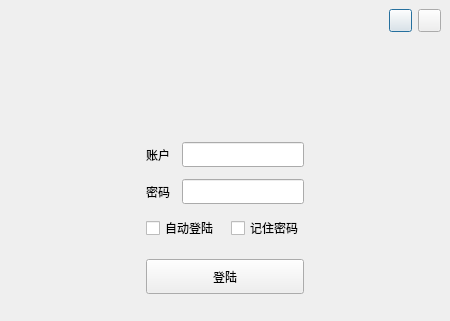
<?xml version="1.0" encoding="UTF-8"?>
<ui version="4.0">
 <class>logWidget</class>
 <widget class="QDialog" name="logWidget">
  <property name="geometry">
   <rect>
    <x>0</x>
    <y>0</y>
    <width>450</width>
    <height>321</height>
   </rect>
  </property>
  <property name="minimumSize">
   <size>
    <width>450</width>
    <height>321</height>
   </size>
  </property>
  <property name="maximumSize">
   <size>
    <width>450</width>
    <height>321</height>
   </size>
  </property>
  <property name="windowTitle">
   <string>Dialog</string>
  </property>
  <property name="styleSheet">
   <string notr="true"/>
  </property>
  <layout class="QVBoxLayout" name="verticalLayout_4">
   <property name="spacing">
    <number>6</number>
   </property>
   <property name="leftMargin">
    <number>0</number>
   </property>
   <property name="topMargin">
    <number>0</number>
   </property>
   <property name="rightMargin">
    <number>0</number>
   </property>
   <property name="bottomMargin">
    <number>0</number>
   </property>
   <item>
    <layout class="QVBoxLayout" name="verticalLayout_3">
     <item>
      <widget class="QWidget" name="widget" native="true">
       <property name="minimumSize">
        <size>
         <width>0</width>
         <height>130</height>
        </size>
       </property>
       <property name="maximumSize">
        <size>
         <width>16777215</width>
         <height>130</height>
        </size>
       </property>
       <property name="styleSheet">
        <string notr="true">background-image: url(:/image/logWidget/logBackground.jpg);</string>
       </property>
       <layout class="QHBoxLayout" name="horizontalLayout_7">
        <item>
         <layout class="QHBoxLayout" name="horizontalLayout_5">
          <item>
           <spacer name="horizontalSpacer_3">
            <property name="orientation">
             <enum>Qt::Horizontal</enum>
            </property>
            <property name="sizeHint" stdset="0">
             <size>
              <width>40</width>
              <height>20</height>
             </size>
            </property>
           </spacer>
          </item>
          <item>
           <layout class="QVBoxLayout" name="verticalLayout_2">
            <item>
             <layout class="QHBoxLayout" name="horizontalLayout_4">
              <item>
               <widget class="QPushButton" name="toMinButton">
                <property name="minimumSize">
                 <size>
                  <width>0</width>
                  <height>23</height>
                 </size>
                </property>
                <property name="maximumSize">
                 <size>
                  <width>23</width>
                  <height>16777215</height>
                 </size>
                </property>
                <property name="text">
                 <string/>
                </property>
               </widget>
              </item>
              <item>
               <widget class="QPushButton" name="closeButton">
                <property name="minimumSize">
                 <size>
                  <width>0</width>
                  <height>23</height>
                 </size>
                </property>
                <property name="maximumSize">
                 <size>
                  <width>23</width>
                  <height>16777215</height>
                 </size>
                </property>
                <property name="text">
                 <string/>
                </property>
               </widget>
              </item>
             </layout>
            </item>
            <item>
             <spacer name="verticalSpacer">
              <property name="orientation">
               <enum>Qt::Vertical</enum>
              </property>
              <property name="sizeHint" stdset="0">
               <size>
                <width>20</width>
                <height>40</height>
               </size>
              </property>
             </spacer>
            </item>
           </layout>
          </item>
         </layout>
        </item>
       </layout>
      </widget>
     </item>
     <item>
      <spacer name="verticalSpacer_3">
       <property name="orientation">
        <enum>Qt::Vertical</enum>
       </property>
       <property name="sizeHint" stdset="0">
        <size>
         <width>20</width>
         <height>40</height>
        </size>
       </property>
      </spacer>
     </item>
     <item>
      <layout class="QHBoxLayout" name="horizontalLayout_3">
       <property name="sizeConstraint">
        <enum>QLayout::SetMaximumSize</enum>
       </property>
       <item>
        <spacer name="horizontalSpacer">
         <property name="orientation">
          <enum>Qt::Horizontal</enum>
         </property>
         <property name="sizeHint" stdset="0">
          <size>
           <width>40</width>
           <height>20</height>
          </size>
         </property>
        </spacer>
       </item>
       <item>
        <layout class="QVBoxLayout" name="verticalLayout" stretch="0,0,0,0,0">
         <property name="spacing">
          <number>12</number>
         </property>
         <item>
          <layout class="QHBoxLayout" name="horizontalLayout">
           <item>
            <widget class="QLabel" name="label">
             <property name="text">
              <string>账户</string>
             </property>
            </widget>
           </item>
           <item>
            <widget class="QLineEdit" name="accountlineEdit">
             <property name="minimumSize">
              <size>
               <width>0</width>
               <height>25</height>
              </size>
             </property>
            </widget>
           </item>
          </layout>
         </item>
         <item>
          <layout class="QHBoxLayout" name="horizontalLayout_2">
           <item>
            <widget class="QLabel" name="label_2">
             <property name="text">
              <string>密码</string>
             </property>
            </widget>
           </item>
           <item>
            <widget class="QLineEdit" name="passwardlineEdit">
             <property name="minimumSize">
              <size>
               <width>0</width>
               <height>25</height>
              </size>
             </property>
            </widget>
           </item>
          </layout>
         </item>
         <item>
          <layout class="QHBoxLayout" name="horizontalLayout_6">
           <item>
            <widget class="QCheckBox" name="checkBox_1">
             <property name="text">
              <string>自动登陆</string>
             </property>
            </widget>
           </item>
           <item>
            <widget class="QCheckBox" name="checkBox_2">
             <property name="text">
              <string>记住密码</string>
             </property>
            </widget>
           </item>
          </layout>
         </item>
         <item>
          <spacer name="verticalSpacer_2">
           <property name="orientation">
            <enum>Qt::Vertical</enum>
           </property>
           <property name="sizeHint" stdset="0">
            <size>
             <width>20</width>
             <height>40</height>
            </size>
           </property>
          </spacer>
         </item>
         <item>
          <widget class="QPushButton" name="logButton">
           <property name="minimumSize">
            <size>
             <width>0</width>
             <height>35</height>
            </size>
           </property>
           <property name="text">
            <string>登陆</string>
           </property>
          </widget>
         </item>
        </layout>
       </item>
       <item>
        <spacer name="horizontalSpacer_2">
         <property name="orientation">
          <enum>Qt::Horizontal</enum>
         </property>
         <property name="sizeHint" stdset="0">
          <size>
           <width>40</width>
           <height>20</height>
          </size>
         </property>
        </spacer>
       </item>
      </layout>
     </item>
     <item>
      <layout class="QHBoxLayout" name="horizontalLayout_8">
       <property name="leftMargin">
        <number>12</number>
       </property>
       <item>
        <widget class="QLabel" name="bar">
         <property name="minimumSize">
          <size>
           <width>0</width>
           <height>21</height>
          </size>
         </property>
         <property name="maximumSize">
          <size>
           <width>16777215</width>
           <height>21</height>
          </size>
         </property>
         <property name="styleSheet">
          <string notr="true">color: rgb(255, 0, 0);</string>
         </property>
         <property name="text">
          <string/>
         </property>
        </widget>
       </item>
       <item>
        <spacer name="horizontalSpacer_4">
         <property name="orientation">
          <enum>Qt::Horizontal</enum>
         </property>
         <property name="sizeHint" stdset="0">
          <size>
           <width>40</width>
           <height>20</height>
          </size>
         </property>
        </spacer>
       </item>
      </layout>
     </item>
    </layout>
   </item>
  </layout>
 </widget>
 <resources/>
 <connections/>
</ui>
